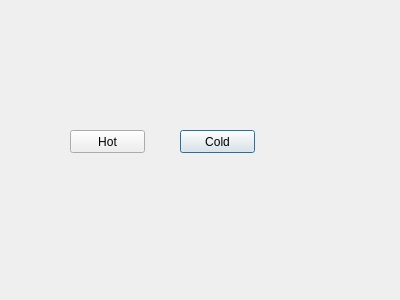
<?xml version="1.0" encoding="UTF-8"?>
<ui version="4.0">
 <class>choice</class>
 <widget class="QDialog" name="choice">
  <property name="geometry">
   <rect>
    <x>0</x>
    <y>0</y>
    <width>400</width>
    <height>300</height>
   </rect>
  </property>
  <property name="windowTitle">
   <string>Dialog</string>
  </property>
  <widget class="QPushButton" name="pushButton">
   <property name="geometry">
    <rect>
     <x>180</x>
     <y>130</y>
     <width>75</width>
     <height>23</height>
    </rect>
   </property>
   <property name="text">
    <string>Cold</string>
   </property>
  </widget>
  <widget class="QPushButton" name="pushButton_2">
   <property name="geometry">
    <rect>
     <x>70</x>
     <y>130</y>
     <width>75</width>
     <height>23</height>
    </rect>
   </property>
   <property name="text">
    <string>Hot</string>
   </property>
  </widget>
 </widget>
 <resources/>
 <connections/>
</ui>
